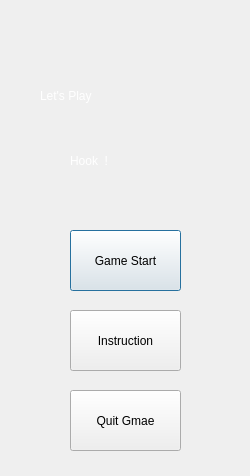
<?xml version="1.0" encoding="UTF-8"?>
<ui version="4.0">
 <class>mainmenu</class>
 <widget class="QDialog" name="mainmenu">
  <property name="geometry">
   <rect>
    <x>0</x>
    <y>0</y>
    <width>250</width>
    <height>476</height>
   </rect>
  </property>
  <property name="windowTitle">
   <string>Dialog</string>
  </property>
  <widget class="QLabel" name="label">
   <property name="geometry">
    <rect>
     <x>0</x>
     <y>0</y>
     <width>250</width>
     <height>476</height>
    </rect>
   </property>
   <property name="styleSheet">
    <string notr="true">border-image: url(:/resources/map/GameMap5.png);</string>
   </property>
   <property name="text">
    <string/>
   </property>
  </widget>
  <widget class="QLabel" name="label_2">
   <property name="geometry">
    <rect>
     <x>40</x>
     <y>50</y>
     <width>181</width>
     <height>91</height>
    </rect>
   </property>
   <property name="styleSheet">
    <string notr="true">font: 42pt &quot;Mistral&quot;;
color: qlineargradient(spread:pad, x1:0, y1:0, x2:1, y2:0, stop:0.210227 rgba(255, 224, 11, 255), stop:0.843575 rgba(255, 255, 255, 255));</string>
   </property>
   <property name="text">
    <string>Let's Play </string>
   </property>
  </widget>
  <widget class="QPushButton" name="gamestart">
   <property name="geometry">
    <rect>
     <x>70</x>
     <y>230</y>
     <width>111</width>
     <height>61</height>
    </rect>
   </property>
   <property name="styleSheet">
    <string notr="true">border-image: url(:/resources/map/Button.png);
font: 700 12pt &quot;MS Sans Serif&quot;;</string>
   </property>
   <property name="text">
    <string>Game Start</string>
   </property>
  </widget>
  <widget class="QPushButton" name="quit">
   <property name="geometry">
    <rect>
     <x>70</x>
     <y>390</y>
     <width>111</width>
     <height>61</height>
    </rect>
   </property>
   <property name="styleSheet">
    <string notr="true">border-image: url(:/resources/map/Button.png);
font: 700 12pt &quot;MS Sans Serif&quot;;</string>
   </property>
   <property name="text">
    <string>Quit Gmae</string>
   </property>
  </widget>
  <widget class="QPushButton" name="instruction">
   <property name="geometry">
    <rect>
     <x>70</x>
     <y>310</y>
     <width>111</width>
     <height>61</height>
    </rect>
   </property>
   <property name="styleSheet">
    <string notr="true">border-image: url(:/resources/map/Button.png);
font: 700 12pt &quot;MS Sans Serif&quot;;</string>
   </property>
   <property name="text">
    <string>Instruction</string>
   </property>
  </widget>
  <widget class="QLabel" name="label_3">
   <property name="geometry">
    <rect>
     <x>70</x>
     <y>140</y>
     <width>151</width>
     <height>41</height>
    </rect>
   </property>
   <property name="styleSheet">
    <string notr="true">font: 46pt &quot;Mistral&quot;;
color: qlineargradient(spread:pad, x1:0, y1:0, x2:1, y2:0, stop:0.210227 rgba(255, 224, 11, 255), stop:0.843575 rgba(255, 255, 255, 255));</string>
   </property>
   <property name="text">
    <string>Hook  !</string>
   </property>
  </widget>
 </widget>
 <resources/>
 <connections/>
</ui>
